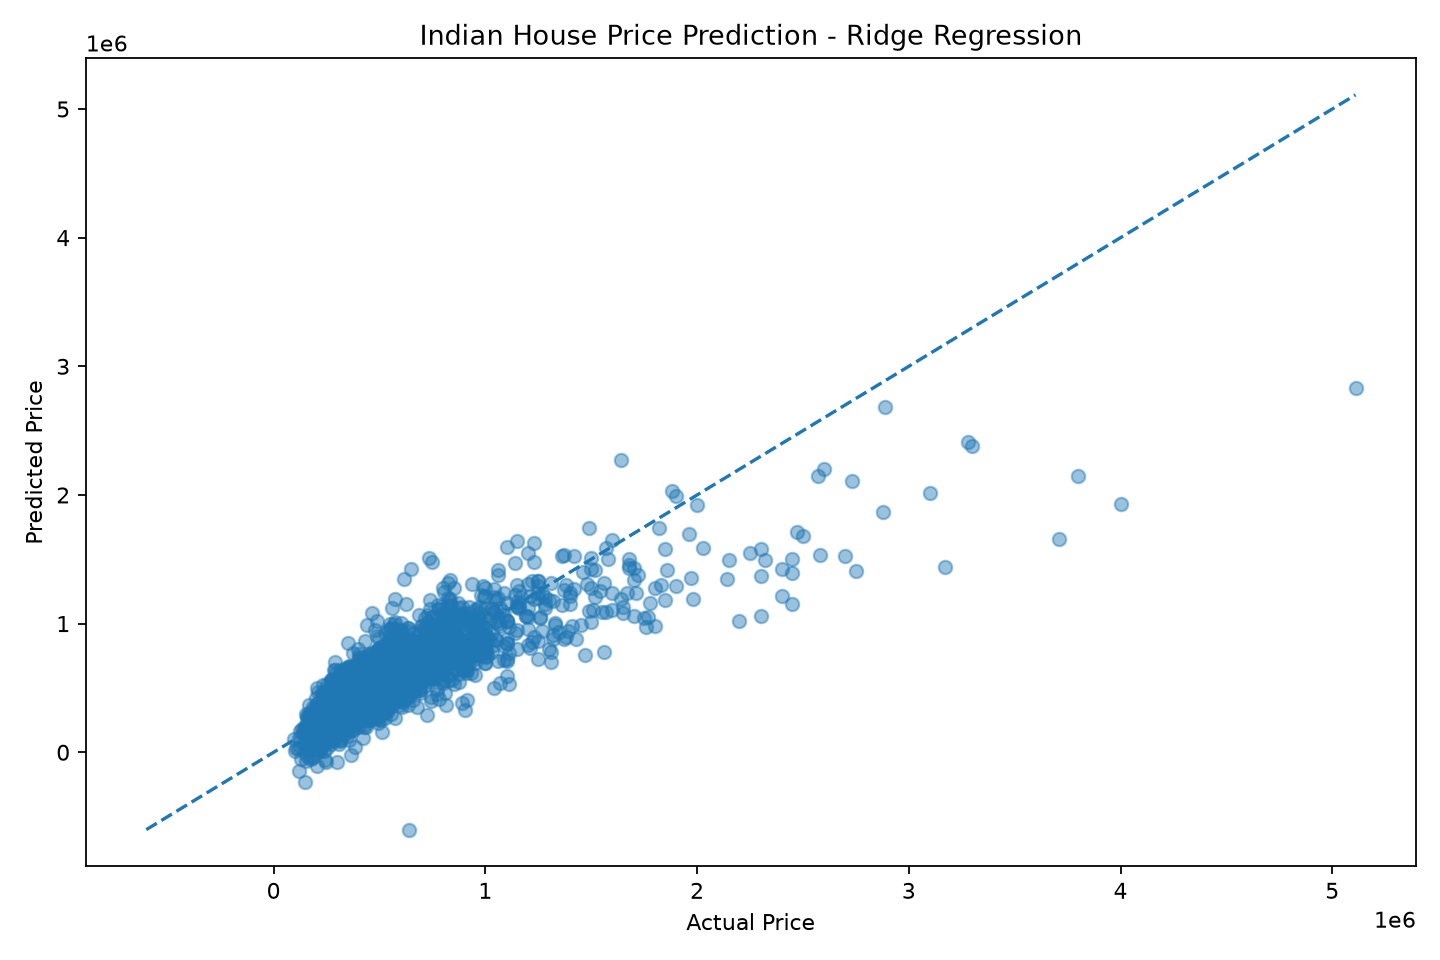

Write Python code to recreate this figure.
"""
House Price Prediction - Indian Housing Dataset
------------------------------------------------
Trains Linear Regression and Ridge Regression models on the
House Price India Kaggle dataset.

Run:
    python house_price_prediction.py
"""

from pathlib import Path
import pandas as pd
import numpy as np
import matplotlib.pyplot as plt

from sklearn.model_selection import train_test_split, cross_val_score
from sklearn.preprocessing import StandardScaler
from sklearn.linear_model import LinearRegression, Ridge
from sklearn.metrics import mean_squared_error, r2_score

BASE_DIR = Path(__file__).resolve().parent
DATA_PATH = BASE_DIR / "House Price India.csv"
OUTPUT_PATH = BASE_DIR / "house_price_prediction.png"

TARGET = "Price"

df = pd.read_csv(DATA_PATH)

# Drop identifiers / date-like fields that are not useful for the basic model.
DROP_COLUMNS = [c for c in ["id", "Date"] if c in df.columns]
df = df.drop(columns=DROP_COLUMNS)

# Keep numeric features and clean missing/infinite values.
X = df.drop(columns=[TARGET])
X = X.select_dtypes(include=[np.number]).replace([np.inf, -np.inf], np.nan)
X = X.fillna(X.median(numeric_only=True))
y = pd.to_numeric(df[TARGET], errors="coerce")

valid = y.notna()
X, y = X.loc[valid], y.loc[valid]

X_train, X_test, y_train, y_test = train_test_split(
    X, y, test_size=0.20, random_state=42
)

scaler = StandardScaler()
X_train_scaled = scaler.fit_transform(X_train)
X_test_scaled = scaler.transform(X_test)

models = {
    "Linear Regression": LinearRegression(),
    "Ridge Regression": Ridge(alpha=1.0),
}

results = {}
for name, model in models.items():
    model.fit(X_train_scaled, y_train)
    predictions = model.predict(X_test_scaled)
    rmse = np.sqrt(mean_squared_error(y_test, predictions))
    r2 = r2_score(y_test, predictions)
    cv_r2 = cross_val_score(
        model, scaler.transform(X), y, cv=5, scoring="r2"
    ).mean()
    results[name] = {"model": model, "rmse": rmse, "r2": r2, "cv_r2": cv_r2}

print("\nIndian House Price Prediction Results")
print("=" * 45)
for name, result in results.items():
    print(f"{name}:")
    print(f"  RMSE   : {result['rmse']:,.2f}")
    print(f"  R²     : {result['r2']:.4f}")
    print(f"  5-Fold CV R²: {result['cv_r2']:.4f}")

# Visualization: actual vs predicted for Ridge Regression.
ridge_predictions = results["Ridge Regression"]["model"].predict(X_test_scaled)

plt.figure(figsize=(9, 6))
plt.scatter(y_test, ridge_predictions, alpha=0.45)
line_min = min(y_test.min(), ridge_predictions.min())
line_max = max(y_test.max(), ridge_predictions.max())
plt.plot([line_min, line_max], [line_min, line_max], linestyle="--")
plt.xlabel("Actual Price")
plt.ylabel("Predicted Price")
plt.title("Indian House Price Prediction - Ridge Regression")
plt.tight_layout()
plt.savefig(OUTPUT_PATH, dpi=160)
plt.show()
